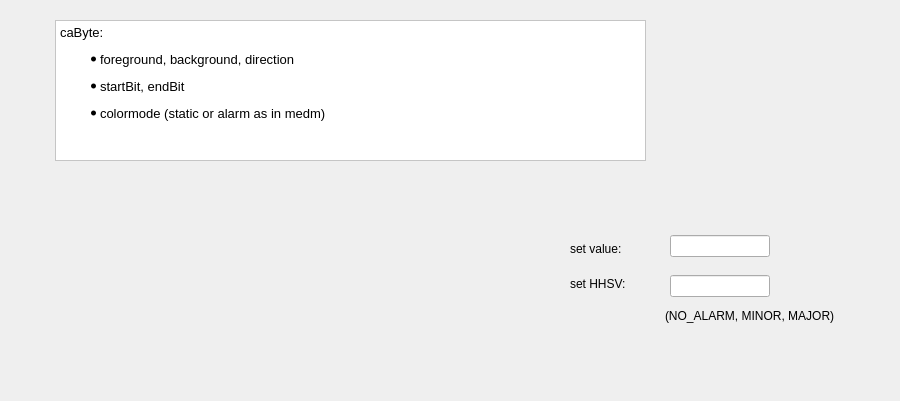
      <widget class="QWidget" name="tab_23">
       <attribute name="title">
        <string>caByte</string>
       </attribute>
       <widget class="caByte" name="caByte_7">
        <property name="geometry">
         <rect>
          <x>525</x>
          <y>215</y>
          <width>15</width>
          <height>177</height>
         </rect>
        </property>
        <property name="channel" stdset="0">
         <string>ACM:TEST:LO</string>
        </property>
        <property name="direction">
         <enum>caByte::Down</enum>
        </property>
        <property name="startBit">
         <number>0</number>
        </property>
        <property name="endBit">
         <number>9</number>
        </property>
        <property name="colorMode">
         <enum>caByte::Static</enum>
        </property>
        <property name="foreground" stdset="0">
         <color>
          <red>253</red>
          <green>0</green>
          <blue>0</blue>
         </color>
        </property>
        <property name="background" stdset="0">
         <color>
          <red>60</red>
          <green>180</green>
          <blue>32</blue>
         </color>
        </property>
       </widget>
       <widget class="caByte" name="caByte_8">
        <property name="geometry">
         <rect>
          <x>640</x>
          <y>350</y>
          <width>251</width>
          <height>21</height>
         </rect>
        </property>
        <property name="channel" stdset="0">
         <string>ACM:TEST:LO</string>
        </property>
        <property name="direction">
         <enum>caByte::Right</enum>
        </property>
        <property name="startBit">
         <number>0</number>
        </property>
        <property name="endBit">
         <number>9</number>
        </property>
        <property name="colorMode">
         <enum>caByte::Alarm</enum>
        </property>
        <property name="foreground" stdset="0">
         <color>
          <red>253</red>
          <green>0</green>
          <blue>0</blue>
         </color>
        </property>
        <property name="background" stdset="0">
         <color>
          <red>0</red>
          <green>0</green>
          <blue>255</blue>
         </color>
        </property>
       </widget>
       <widget class="QTextEdit" name="textEdit_20">
        <property name="geometry">
         <rect>
          <x>55</x>
          <y>20</y>
          <width>591</width>
          <height>141</height>
         </rect>
        </property>
        <property name="styleSheet">
         <string notr="true">
QWidget {background: white;} </string>
        </property>
        <property name="html">
         <string>&lt;!DOCTYPE HTML PUBLIC &quot;-//W3C//DTD HTML 4.0//EN&quot; &quot;http://www.w3.org/TR/REC-html40/strict.dtd&quot;&gt;
&lt;html&gt;&lt;head&gt;&lt;meta name=&quot;qrichtext&quot; content=&quot;1&quot; /&gt;&lt;style type=&quot;text/css&quot;&gt;
p, li { white-space: pre-wrap; }
&lt;/style&gt;&lt;/head&gt;&lt;body style=&quot; font-family:'Sans Serif'; font-size:10pt; font-weight:400; font-style:normal;&quot;&gt;
&lt;p style=&quot; margin-top:0px; margin-bottom:0px; margin-left:0px; margin-right:0px; -qt-block-indent:0; text-indent:0px;&quot;&gt;caByte: &lt;/p&gt;
&lt;ul style=&quot;margin-top: 0px; margin-bottom: 0px; margin-left: 0px; margin-right: 0px; -qt-list-indent: 1;&quot;&gt;&lt;li style=&quot; margin-top:12px; margin-bottom:0px; margin-left:0px; margin-right:0px; -qt-block-indent:0; text-indent:0px;&quot;&gt;foreground, background, direction&lt;/li&gt;&lt;/ul&gt;
&lt;ul style=&quot;margin-top: 0px; margin-bottom: 0px; margin-left: 0px; margin-right: 0px; -qt-list-indent: 1;&quot;&gt;&lt;li style=&quot; margin-top:12px; margin-bottom:0px; margin-left:0px; margin-right:0px; -qt-block-indent:0; text-indent:0px;&quot;&gt;startBit, endBit&lt;/li&gt;
&lt;li style=&quot; margin-top:12px; margin-bottom:0px; margin-left:0px; margin-right:0px; -qt-block-indent:0; text-indent:0px;&quot;&gt;colormode (static or alarm as in medm)&lt;/li&gt;&lt;/ul&gt;&lt;/body&gt;&lt;/html&gt;</string>
        </property>
       </widget>
       <widget class="caTextEntry" name="catextentry_5">
        <property name="geometry">
         <rect>
          <x>670</x>
          <y>235</y>
          <width>100</width>
          <height>22</height>
         </rect>
        </property>
        <property name="channel" stdset="0">
         <string notr="true">ACM:TEST:LO</string>
        </property>
       </widget>
       <widget class="caTextEntry" name="catextentry_6">
        <property name="geometry">
         <rect>
          <x>670</x>
          <y>275</y>
          <width>100</width>
          <height>22</height>
         </rect>
        </property>
        <property name="channel" stdset="0">
         <string notr="true">ACM:TEST:LO.HHSV </string>
        </property>
       </widget>
       <widget class="caLabel" name="calabel_13">
        <property name="geometry">
         <rect>
          <x>570</x>
          <y>235</y>
          <width>96</width>
          <height>28</height>
         </rect>
        </property>
        <property name="text">
         <string>set value:</string>
        </property>
        <property name="fontScaleMode">
         <enum>ESimpleLabel::WidthAndHeight</enum>
        </property>
        <property name="background">
         <color alpha="0">
          <red>160</red>
          <green>160</green>
          <blue>164</blue>
         </color>
        </property>
       </widget>
       <widget class="caLabel" name="calabel_14">
        <property name="geometry">
         <rect>
          <x>570</x>
          <y>270</y>
          <width>96</width>
          <height>28</height>
         </rect>
        </property>
        <property name="text">
         <string>set HHSV:</string>
        </property>
        <property name="fontScaleMode">
         <enum>ESimpleLabel::WidthAndHeight</enum>
        </property>
        <property name="background">
         <color alpha="0">
          <red>160</red>
          <green>160</green>
          <blue>164</blue>
         </color>
        </property>
       </widget>
       <widget class="caLabel" name="calabel_15">
        <property name="geometry">
         <rect>
          <x>665</x>
          <y>305</y>
          <width>211</width>
          <height>21</height>
         </rect>
        </property>
        <property name="text">
         <string>(NO_ALARM, MINOR, MAJOR)</string>
        </property>
        <property name="fontScaleMode">
         <enum>ESimpleLabel::WidthAndHeight</enum>
        </property>
        <property name="background">
         <color alpha="0">
          <red>160</red>
          <green>160</green>
          <blue>164</blue>
         </color>
        </property>
       </widget>
      </widget>
